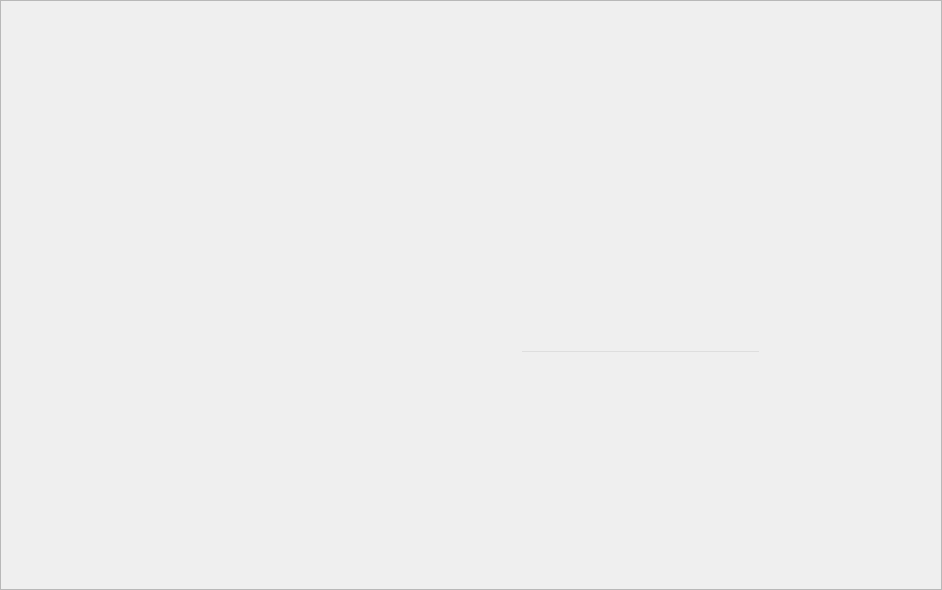
<?xml version="1.0" encoding="UTF-8"?>
<ui version="4.0">
 <class>Form</class>
 <widget class="QWidget" name="Form">
  <property name="geometry">
   <rect>
    <x>0</x>
    <y>0</y>
    <width>942</width>
    <height>590</height>
   </rect>
  </property>
  <property name="windowTitle">
   <string>Form</string>
  </property>
  <layout class="QHBoxLayout" name="horizontalLayout">
   <property name="spacing">
    <number>0</number>
   </property>
   <property name="leftMargin">
    <number>0</number>
   </property>
   <property name="topMargin">
    <number>0</number>
   </property>
   <property name="rightMargin">
    <number>0</number>
   </property>
   <property name="bottomMargin">
    <number>0</number>
   </property>
   <item>
    <widget class="QFrame" name="frame">
     <property name="styleSheet">
      <string notr="true">.QFrame#frame{border-image: url(:/img/login.png);}</string>
     </property>
     <property name="frameShape">
      <enum>QFrame::StyledPanel</enum>
     </property>
     <property name="frameShadow">
      <enum>QFrame::Raised</enum>
     </property>
     <widget class="QPushButton" name="loginBtn">
      <property name="geometry">
       <rect>
        <x>512</x>
        <y>410</y>
        <width>251</width>
        <height>28</height>
       </rect>
      </property>
      <property name="styleSheet">
       <string notr="true">font: 20 10pt &quot;阿里妈妈方圆体 VF Light&quot;;
color:#000000;
border:none;
background-color: rgba(255, 255, 255, 0);</string>
      </property>
      <property name="text">
       <string/>
      </property>
     </widget>
     <widget class="QPushButton" name="pushButton">
      <property name="geometry">
       <rect>
        <x>610</x>
        <y>450</y>
        <width>41</width>
        <height>20</height>
       </rect>
      </property>
      <property name="styleSheet">
       <string notr="true">font: 20 10pt &quot;阿里妈妈方圆体 VF Light&quot;;
color:#000000;
border:none;
background-color: rgba(255, 255, 255, 0);</string>
      </property>
      <property name="text">
       <string/>
      </property>
     </widget>
     <widget class="QLineEdit" name="idlineEdit">
      <property name="geometry">
       <rect>
        <x>520</x>
        <y>290</y>
        <width>241</width>
        <height>31</height>
       </rect>
      </property>
      <property name="styleSheet">
       <string notr="true">font: 20 10pt &quot;阿里妈妈方圆体 VF Light&quot;;
color:#000000;
border:none;
background-color: rgba(255, 255, 255, 0);</string>
      </property>
     </widget>
     <widget class="QLineEdit" name="pwdlineEdit">
      <property name="geometry">
       <rect>
        <x>520</x>
        <y>350</y>
        <width>241</width>
        <height>31</height>
       </rect>
      </property>
      <property name="styleSheet">
       <string notr="true">font: 20 10pt &quot;阿里妈妈方圆体 VF Light&quot;;
color:#000000;
border-bottom: 2px solid black;
background-color: rgba(255, 255, 255, 0);</string>
      </property>
     </widget>
    </widget>
   </item>
  </layout>
 </widget>
 <resources>
  <include location="img/image.qrc"/>
 </resources>
 <connections/>
</ui>
